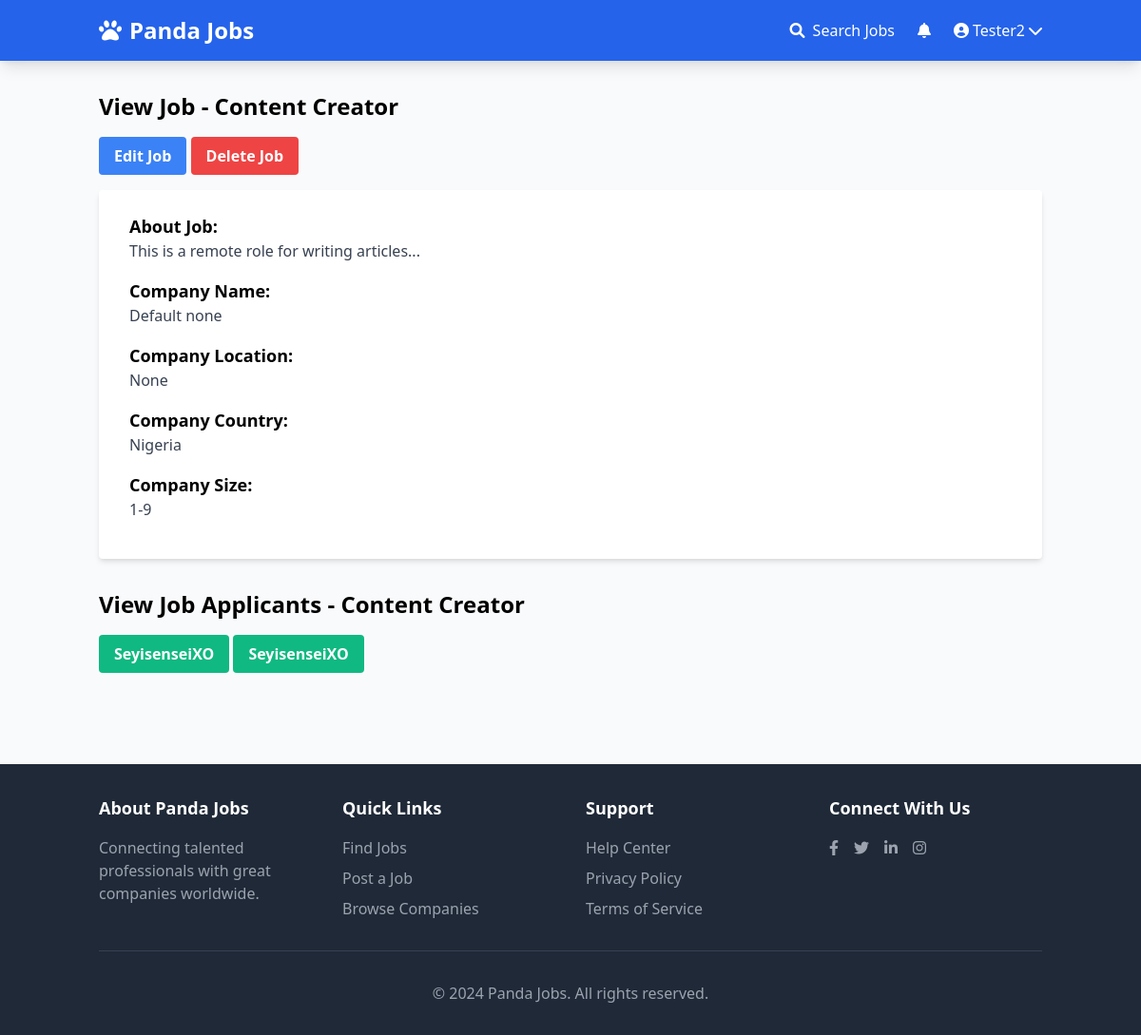
/userprofile/job/3/ (signed in), run on the app's committed database.
### apps/jobs/models.py (models this page shows, shortened)
class Job(models.Model):
    SIZE_1_9 = 'size_1_9'
    SIZE_10_49 = 'size_10_49'
    SIZE_50_99 = 'size_50_99'
    SIZE_100 = 'size_100'
    SIZE_CHOICES = (
        (SIZE_1_9, '1-9'),
        (SIZE_10_49, '10-49'),
        (SIZE_50_99, '50-99'),
        (SIZE_100, '100+'),
    )
    OPEN = 'open'
    CLOSED = 'closed'
    ARCHIVED = 'archived'
    STATUS_CHOICES = (
        (OPEN, 'Open'),
        (CLOSED, 'Closed'),
        (ARCHIVED, 'Archived'),
    )
    REMOTE = 'remote'
    ONSITE = 'onsite'
    HYBRID = 'hybrid'
    WORK_TYPE_CHOICES = (
        (REMOTE, 'Remote'),
        (ONSITE, 'On-site'),
        (HYBRID, 'Hybrid'),
    )
    title = models.CharField(max_length=100)
    slug = models.SlugField(max_length=100, unique=True, blank=True)
    summary = models.TextField()
    full_description = models.TextField()
    company_name = models.CharField(max_length=100)
    company_location = models.CharField(max_length=100, blank=True, null=True)
    company_country = CountryField(blank_label="(select country)", default="Nigeria")
    company_size = models.CharField(max_length=20, choices=SIZE_CHOICES, default=SIZE_1_9)
    salary_min = models.DecimalField(max_digits=10, decimal_places=2, null=True, blank=True)
    salary_max = models.DecimalField(max_digits=10, decimal_places=2, null=True, blank=True)
    work_type = models.CharField(max_length=20, choices=WORK_TYPE_CHOICES, default=ONSITE)
    created_by = models.ForeignKey(User, related_name='jobs', on_delete=models.CASCADE)
    created_at = models.DateTimeField(auto_now_add=True)
    updated_at = models.DateTimeField(auto_now=True)
    status = models.CharField(max_length=20, choices=STATUS_CHOICES, default=OPEN)
    class Meta:
        ordering = ['-created_at']
        indexes = [
            models.Index(fields=['status', '-created_at']),
            models.Index(fields=['company_country', 'status']),
        ]

class JobApplication(models.Model):
    job = models.ForeignKey(Job, related_name='applications', on_delete=models.CASCADE)
    content = models.TextField()
    experience = models.TextField()
    created_at = models.DateTimeField(auto_now_add=True)
    created_by = models.ForeignKey(User, related_name='applications', on_delete=models.CASCADE)
    updated_at = models.DateTimeField(auto_now=True)

### apps/userprofile/views.py (the view)
# urls.py: path('job/<int:job_id>/', view_dashboard_job, name='view_dashboard_job'),
@login_required
def view_dashboard_job(request, job_id):
    job = get_object_or_404(Job, pk=job_id, created_by=request.user)
    return render(request, 'view_dashboard_job.html', {'job':job})

### apps/notifications/context_processors.py (called while the page is built)
def notification(request):
    if request.user.is_authenticated:
        return {'notifications': request.user.notifications.filter(is_read=False)}
    else:
        return {'notifications': []}

### apps/userprofile/templates/view_dashboard_job.html
{% extends 'base.html' %}
{% block content %}
    <div class="container mx-auto">
        <h2 class="text-2xl font-bold mb-4">View Job - {{ job.title }}</h2>
        <a href="{% url 'edit_job' job.id %}" class="bg-blue-500 hover:bg-blue-700 text-white font-bold py-2 px-4 rounded mb-4 inline-block">Edit Job</a>
        <a href="" class="bg-red-500 hover:bg-red-700 text-white font-bold py-2 px-4 rounded mb-4 inline-block">Delete Job</a>
        <div class="bg-white shadow-md rounded px-8 py-6 mb-8">
            <div class="mb-4">
                <p class="text-lg font-semibold">About Job:</p>
                <p class="text-gray-700">{{ job.summary }}</p>
            </div>
            <div class="mb-4">
                <p class="text-lg font-semibold">Company Name:</p>
                <p class="text-gray-700">{{ job.company_name }}</p>
            </div>
            <div class="mb-4">
                <p class="text-lg font-semibold">Company Location:</p>
                <p class="text-gray-700">{{ job.company_location }}</p>
            </div>
            <div class="mb-4">
                <p class="text-lg font-semibold">Company Country:</p>
                <p class="text-gray-700">{{ job.company_country }}</p>
            </div>
            <div class="mb-4">
                <p class="text-lg font-semibold">Company Size:</p>
                <p class="text-gray-700">{{ job.get_company_size_display }}</p>
            </div>
        </div>
        <h2 class="text-2xl font-bold mb-4">View Job Applicants - {{ job.title }}</h2>
        {% for application in job.applications.all %}
            <a href="{% url 'view_application' application.id %}" class="bg-green-500 hover:bg-green-700 text-white font-bold py-2 px-4 rounded inline-block mb-4">{{ application.created_by.username }}</a>
        {% endfor %}
    </div>
{% endblock %}

### apps/core/templates/base.html (shortened to what this page needs)
{% load static %}
<!DOCTYPE html>
<html lang="en">
<head>
    <link href="https://cdn.jsdelivr.net/npm/tailwindcss@2.2.19/dist/tailwind.min.css" rel="stylesheet">
    <link rel="stylesheet" href="https://cdnjs.cloudflare.com/ajax/libs/font-awesome/6.0.0/css/all.min.css">
</head>
<body class="flex flex-col min-h-screen bg-gray-50">
    <nav class="bg-blue-600 py-4 shadow-lg">
        <div class="container mx-auto px-4 flex justify-between items-center">
            <a href="/" class="text-white text-2xl font-bold flex items-center">
                <i class="fas fa-paw mr-2"></i>
                Panda Jobs
            </a>
            <div class="flex items-center space-x-6">
                <a href="{% url 'job_list' %}" class="text-white hover:text-blue-200 transition">
                    <i class="fas fa-search mr-1"></i> Search Jobs
                </a>
                {% if user.is_authenticated %}
                    <div class="relative">
                        <a href="{% url 'notifications' %}" class="text-white hover:text-blue-200 transition">
                            <i class="fas fa-bell"></i>
                        </a>
                    </div>
                    <div class="relative" id="userMenu">
                        <button class="text-white hover:text-blue-200 transition flex items-center" id="userMenuButton">
                            <i class="fas fa-user-circle mr-1"></i>
                            {{ user.username }}
                            <i class="fas fa-chevron-down ml-1"></i>
                        </button>
                    </div>
                {% endif %}
            </div>
        </div>
    </nav>
    <main class="flex-grow container mx-auto py-8 px-4">
        {% block content %}
        {% endblock %}
    </main>
    <footer class="bg-gray-800 text-white py-8 mt-12">
        <div class="container mx-auto px-4">
            <div class="grid grid-cols-1 md:grid-cols-4 gap-8">
                <div>
                    <h3 class="text-lg font-semibold mb-4">About Panda Jobs</h3>
                    <p class="text-gray-400">Connecting talented professionals with great companies worldwide.</p>
                </div>
                <div>
                    <h3 class="text-lg font-semibold mb-4">Quick Links</h3>
                    <ul class="space-y-2">
                        <li><a href="{% url 'job_list' %}" class="text-gray-400 hover:text-white">Find Jobs</a></li>
                        <li><a href="#" class="text-gray-400 hover:text-white">Post a Job</a></li>
                        <li><a href="#" class="text-gray-400 hover:text-white">Browse Companies</a></li>
                    </ul>
                </div>
                <div>
                    <h3 class="text-lg font-semibold mb-4">Support</h3>
                    <ul class="space-y-2">
                        <li><a href="#" class="text-gray-400 hover:text-white">Help Center</a></li>
                        <li><a href="#" class="text-gray-400 hover:text-white">Privacy Policy</a></li>
                        <li><a href="#" class="text-gray-400 hover:text-white">Terms of Service</a></li>
                    </ul>
                </div>
                <div>
                    <h3 class="text-lg font-semibold mb-4">Connect With Us</h3>
                    <div class="flex space-x-4">
                        <a href="#" class="text-gray-400 hover:text-white"><i class="fab fa-facebook-f"></i></a>
                        <a href="#" class="text-gray-400 hover:text-white"><i class="fab fa-twitter"></i></a>
                        <a href="#" class="text-gray-400 hover:text-white"><i class="fab fa-linkedin-in"></i></a>
                        <a href="#" class="text-gray-400 hover:text-white"><i class="fab fa-instagram"></i></a>
                    </div>
                </div>
            </div>
            <div class="border-t border-gray-700 mt-8 pt-8 text-center text-gray-400">
                <p>&copy; {% now "Y" %} Panda Jobs. All rights reserved.</p>
            </div>
        </div>
    </footer>
</body>
</html>

### data on the page
Job: title "Content Creator", summary "This is a remote role for writing articles...", company_name "Default none", company_location "None", company_country "Nigeria", company_size "1-9"
JobApplication: created_by.username "SeyisenseiXO"
JobApplication: created_by.username "SeyisenseiXO"

### other printed values
{{ user.username }} "Tester2"
